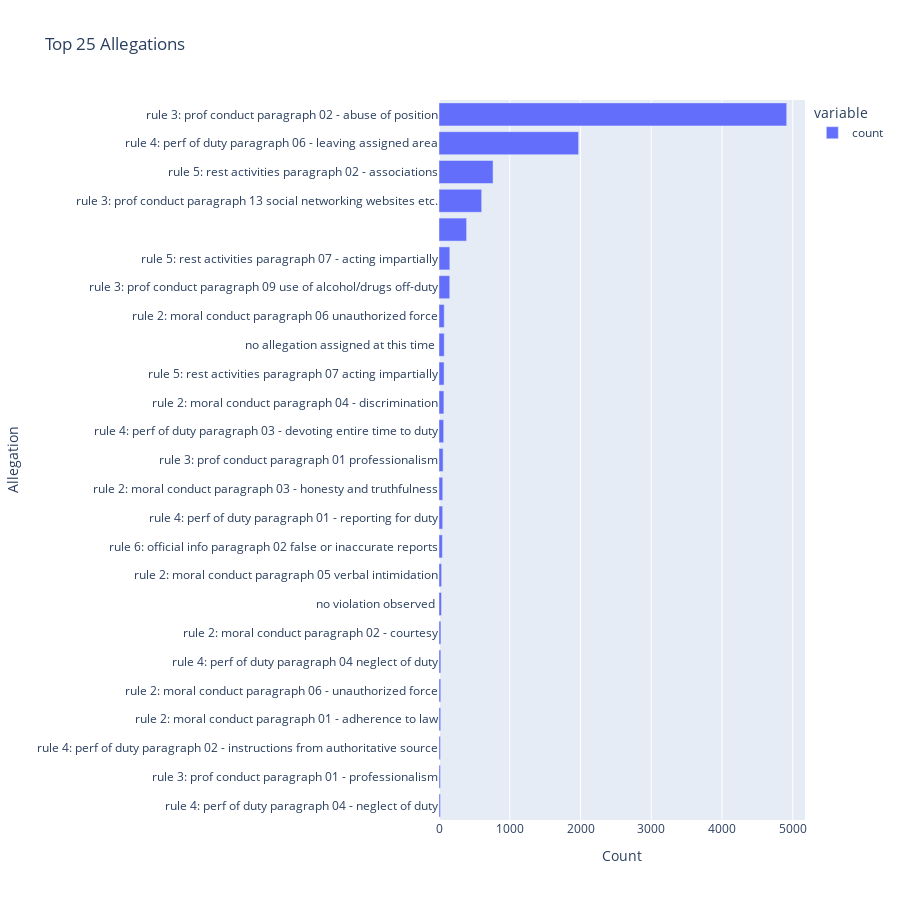

Notebook source saved alongside this figure:
### Code cell
top_allegations = df['allegation'].value_counts().head(25)

# Create a horizontal bar chart
fig = px.bar(top_allegations, orientation='h', labels={'index': 'Allegation', 'value': 'Count'}, 
             title='Top 25 Allegations')
fig.update_layout(
    xaxis_title="Count",
    yaxis_title="Allegation",
    yaxis={'categoryorder':'total ascending'},
    height=900  # Adjusted for better visibility with more categories
)
fig.update_yaxes(automargin=True, tickmode='array', tickvals=list(range(len(top_allegations))), ticktext=top_allegations.index)
fig.show()

### Figure 1 — Plotly figure (JSON) as saved in the notebook; plotly's stock layout.template omitted (floating-point values rounded to 4 significant figures)
{"data": [{"alignmentgroup": "True", "hovertemplate": "variable=count<br>Count=%{x}<br>allegation=%{y}<extra></extra>", "legendgroup": "count", "marker": {"color": "#636efa", "pattern": {"shape": ""}}, "name": "count", "offsetgroup": "count", "orientation": "h", "showlegend": true, "textposition": "auto", "type": "bar", "x": [4914, 1973, 764, 603, 390, 153, 152, 74, 74, 72, 69, 66, 58, 53, 52, 48, 37, 35, 27, 26, 25, 24, 21, 20, 20], "xaxis": "x", "y": ["rule 4: perf of duty paragraph 04 - neglect of duty", "rule 3: prof conduct paragraph 01 - professionalism", "rule 4: perf of duty paragraph 02 - instructions from authoritative source", "rule 2: moral conduct paragraph 01 - adherence to law", "rule 2: moral conduct paragraph 06 - unauthorized force", "rule 4: perf of duty paragraph 04 neglect of duty", "rule 2: moral conduct paragraph 02 - courtesy", "no violation observed ", "rule 2: moral conduct paragraph 05 verbal intimidation", "rule 6: official info paragraph 02 false or inaccurate reports", "rule 4: perf of duty paragraph 01 - reporting for duty", "rule 2: moral conduct paragraph 03 - honesty and truthfulness", "rule 3: prof conduct paragraph 01 professionalism", "rule 4: perf of duty paragraph 03 - devoting entire time to duty", "rule 2: moral conduct paragraph 04 - discrimination", "rule 5: rest activities paragraph 07 acting impartially", "no allegation assigned at this time ", "rule 2: moral conduct paragraph 06 unauthorized force", "rule 3: prof conduct paragraph 09 use of alcohol/drugs off-duty", "rule 5: rest activities paragraph 07 - acting impartially", " ", "rule 3: prof conduct paragraph 13 social networking websites etc.", "rule 5: rest activities paragraph 02 - associations", "rule 4: perf of duty paragraph 06 - leaving assigned area", "rule 3: prof conduct paragraph 02 - abuse of position"], "yaxis": "y"}], "layout": {"barmode": "relative", "height": 900, "legend": {"title": {"text": "variable"}, "tracegroupgap": 0}, "title": {"text": "Top 25 Allegations"}, "xaxis": {"anchor": "y", "domain": [0, 1], "title": {"text": "Count"}}, "yaxis": {"anchor": "x", "automargin": true, "categoryorder": "total ascending", "domain": [0, 1], "tickmode": "array", "ticktext": ["rule 4: perf of duty paragraph 04 - neglect of duty", "rule 3: prof conduct paragraph 01 - professionalism", "rule 4: perf of duty paragraph 02 - instructions from authoritative source", "rule 2: moral conduct paragraph 01 - adherence to law", "rule 2: moral conduct paragraph 06 - unauthorized force", "rule 4: perf of duty paragraph 04 neglect of duty", "rule 2: moral conduct paragraph 02 - courtesy", "no violation observed ", "rule 2: moral conduct paragraph 05 verbal intimidation", "rule 6: official info paragraph 02 false or inaccurate reports", "rule 4: perf of duty paragraph 01 - reporting for duty", "rule 2: moral conduct paragraph 03 - honesty and truthfulness", "rule 3: prof conduct paragraph 01 professionalism", "rule 4: perf of duty paragraph 03 - devoting entire time to duty", "rule 2: moral conduct paragraph 04 - discrimination", "rule 5: rest activities paragraph 07 acting impartially", "no allegation assigned at this time ", "rule 2: moral conduct paragraph 06 unauthorized force", "rule 3: prof conduct paragraph 09 use of alcohol/drugs off-duty", "rule 5: rest activities paragraph 07 - acting impartially", " ", "rule 3: prof conduct paragraph 13 social networking websites etc.", "rule 5: rest activities paragraph 02 - associations", "rule 4: perf of duty paragraph 06 - leaving assigned area", "rule 3: prof conduct paragraph 02 - abuse of position"], "tickvals": [0, 1, 2, 3, 4, 5, 6, 7, 8, 9, 10, 11, 12, 13, 14, 15, 16, 17, 18, 19, 20, 21, 22, 23, 24], "title": {"text": "Allegation"}}}}
